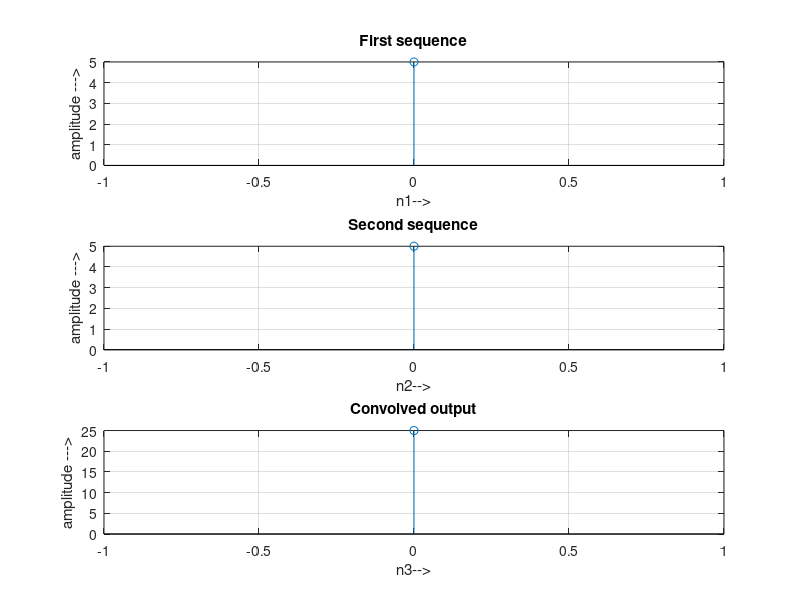

MATLAB code for this plot:
clc; clear all; close all;
x1 = input('Enter the 1st seq x1(n) = ');
x2 = input('Enter the 2nd seq x2(n)= ');
L = length(x1);
M = length(x2);
N = L+M-1;
y = conv(x1,x2);
disp('The value of y are = ');
disp(y);

n1=0:L-1;
subplot(311);
stem(n1,x1);
grid on; 
xlabel('n1-->');
ylabel('amplitude --->');
title('First sequence');
 
n2=0:M-1;
subplot(312)
stem(n2,x2);
grid on;
xlabel('n2-->')
ylabel('amplitude --->');
title('Second sequence');
 
n3=0:N-1;
subplot(313)
stem(n3,y);
grid on;
xlabel('n3-->')
ylabel('amplitude --->');
title('Convolved output');